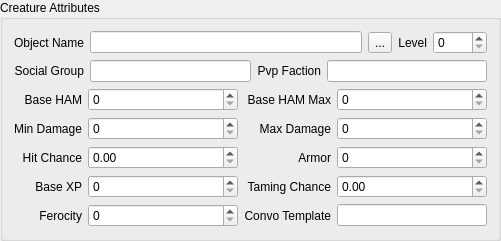
  <widget class="QGroupBox" name="groupBox_5">
   <property name="geometry">
    <rect>
     <x>240</x>
     <y>60</y>
     <width>491</width>
     <height>221</height>
    </rect>
   </property>
   <property name="title">
    <string>Creature Attributes</string>
   </property>
   <layout class="QVBoxLayout" name="verticalLayout">
    <item>
     <layout class="QHBoxLayout" name="horizontalLayout_3">
      <item>
       <widget class="QLabel" name="label">
        <property name="text">
         <string>Object Name</string>
        </property>
        <property name="alignment">
         <set>Qt::AlignRight|Qt::AlignTrailing|Qt::AlignVCenter</set>
        </property>
       </widget>
      </item>
      <item>
       <widget class="QLineEdit" name="objectName"/>
      </item>
      <item>
       <widget class="QToolButton" name="toolButton_name">
        <property name="text">
         <string>...</string>
        </property>
       </widget>
      </item>
      <item>
       <widget class="QLabel" name="label_4">
        <property name="text">
         <string>Level</string>
        </property>
        <property name="alignment">
         <set>Qt::AlignRight|Qt::AlignTrailing|Qt::AlignVCenter</set>
        </property>
       </widget>
      </item>
      <item>
       <widget class="QSpinBox" name="level">
        <property name="maximum">
         <number>1000</number>
        </property>
       </widget>
      </item>
     </layout>
    </item>
    <item>
     <layout class="QHBoxLayout" name="horizontalLayout_4">
      <item>
       <widget class="QLabel" name="label_2">
        <property name="text">
         <string>Social Group</string>
        </property>
        <property name="alignment">
         <set>Qt::AlignRight|Qt::AlignTrailing|Qt::AlignVCenter</set>
        </property>
       </widget>
      </item>
      <item>
       <widget class="QLineEdit" name="socialGroup">
        <property name="toolTip">
         <string>The social group contributes to the pack and herd behaviors. Creatures of the same social group will assist each other in combat situations.</string>
        </property>
        <property name="whatsThis">
         <string>The social group contributes to the pack and herd behaviors. Creatures of the same social group will assist each other in combat situations.</string>
        </property>
       </widget>
      </item>
      <item>
       <widget class="QLabel" name="label_3">
        <property name="text">
         <string>Pvp Faction</string>
        </property>
        <property name="alignment">
         <set>Qt::AlignRight|Qt::AlignTrailing|Qt::AlignVCenter</set>
        </property>
       </widget>
      </item>
      <item>
       <widget class="QLineEdit" name="pvpFaction">
        <property name="toolTip">
         <string>The creature's faction determines what other creatures and factions with which they are enemies or allies.</string>
        </property>
        <property name="whatsThis">
         <string>The creature's faction determines what other creatures and factions with which they are enemies or allies.</string>
        </property>
       </widget>
      </item>
     </layout>
    </item>
    <item>
     <layout class="QGridLayout" name="gridLayout_2">
      <item row="0" column="0">
       <widget class="QLabel" name="label_8">
        <property name="text">
         <string>Base HAM</string>
        </property>
        <property name="alignment">
         <set>Qt::AlignRight|Qt::AlignTrailing|Qt::AlignVCenter</set>
        </property>
       </widget>
      </item>
      <item row="0" column="1">
       <widget class="QSpinBox" name="baseHAM">
        <property name="sizePolicy">
         <sizepolicy hsizetype="Fixed" vsizetype="Fixed">
          <horstretch>0</horstretch>
          <verstretch>0</verstretch>
         </sizepolicy>
        </property>
        <property name="minimumSize">
         <size>
          <width>150</width>
          <height>0</height>
         </size>
        </property>
        <property name="maximum">
         <number>100000000</number>
        </property>
       </widget>
      </item>
      <item row="0" column="2" colspan="2">
       <widget class="QLabel" name="label_9">
        <property name="text">
         <string>Base HAM Max</string>
        </property>
        <property name="alignment">
         <set>Qt::AlignRight|Qt::AlignTrailing|Qt::AlignVCenter</set>
        </property>
       </widget>
      </item>
      <item row="0" column="4">
       <widget class="QSpinBox" name="baseHAMmax">
        <property name="sizePolicy">
         <sizepolicy hsizetype="Fixed" vsizetype="Fixed">
          <horstretch>0</horstretch>
          <verstretch>0</verstretch>
         </sizepolicy>
        </property>
        <property name="minimumSize">
         <size>
          <width>150</width>
          <height>0</height>
         </size>
        </property>
        <property name="maximum">
         <number>10000000</number>
        </property>
       </widget>
      </item>
      <item row="1" column="0">
       <widget class="QLabel" name="label_6">
        <property name="text">
         <string>Min Damage</string>
        </property>
        <property name="alignment">
         <set>Qt::AlignRight|Qt::AlignTrailing|Qt::AlignVCenter</set>
        </property>
       </widget>
      </item>
      <item row="1" column="1">
       <widget class="QSpinBox" name="minDamage">
        <property name="sizePolicy">
         <sizepolicy hsizetype="Fixed" vsizetype="Fixed">
          <horstretch>0</horstretch>
          <verstretch>0</verstretch>
         </sizepolicy>
        </property>
        <property name="minimumSize">
         <size>
          <width>150</width>
          <height>0</height>
         </size>
        </property>
        <property name="maximum">
         <number>10000</number>
        </property>
       </widget>
      </item>
      <item row="1" column="2" colspan="2">
       <widget class="QLabel" name="label_11">
        <property name="text">
         <string>Max Damage</string>
        </property>
        <property name="alignment">
         <set>Qt::AlignRight|Qt::AlignTrailing|Qt::AlignVCenter</set>
        </property>
       </widget>
      </item>
      <item row="1" column="4">
       <widget class="QSpinBox" name="maxDamage">
        <property name="sizePolicy">
         <sizepolicy hsizetype="Fixed" vsizetype="Fixed">
          <horstretch>0</horstretch>
          <verstretch>0</verstretch>
         </sizepolicy>
        </property>
        <property name="minimumSize">
         <size>
          <width>150</width>
          <height>0</height>
         </size>
        </property>
        <property name="maximum">
         <number>1000000</number>
        </property>
       </widget>
      </item>
      <item row="2" column="0">
       <widget class="QLabel" name="label_5">
        <property name="text">
         <string>Hit Chance</string>
        </property>
        <property name="alignment">
         <set>Qt::AlignRight|Qt::AlignTrailing|Qt::AlignVCenter</set>
        </property>
       </widget>
      </item>
      <item row="2" column="1">
       <widget class="QDoubleSpinBox" name="chanceHit">
        <property name="sizePolicy">
         <sizepolicy hsizetype="Fixed" vsizetype="Fixed">
          <horstretch>0</horstretch>
          <verstretch>0</verstretch>
         </sizepolicy>
        </property>
        <property name="minimumSize">
         <size>
          <width>150</width>
          <height>0</height>
         </size>
        </property>
       </widget>
      </item>
      <item row="2" column="2" colspan="2">
       <widget class="QLabel" name="label_10">
        <property name="text">
         <string>Armor</string>
        </property>
        <property name="alignment">
         <set>Qt::AlignRight|Qt::AlignTrailing|Qt::AlignVCenter</set>
        </property>
       </widget>
      </item>
      <item row="2" column="4">
       <widget class="QSpinBox" name="armor">
        <property name="sizePolicy">
         <sizepolicy hsizetype="Fixed" vsizetype="Fixed">
          <horstretch>0</horstretch>
          <verstretch>0</verstretch>
         </sizepolicy>
        </property>
        <property name="minimumSize">
         <size>
          <width>150</width>
          <height>0</height>
         </size>
        </property>
       </widget>
      </item>
      <item row="3" column="0">
       <widget class="QLabel" name="label_7">
        <property name="text">
         <string>Base XP</string>
        </property>
        <property name="alignment">
         <set>Qt::AlignRight|Qt::AlignTrailing|Qt::AlignVCenter</set>
        </property>
       </widget>
      </item>
      <item row="3" column="1">
       <widget class="QSpinBox" name="baseXp">
        <property name="sizePolicy">
         <sizepolicy hsizetype="Fixed" vsizetype="Fixed">
          <horstretch>0</horstretch>
          <verstretch>0</verstretch>
         </sizepolicy>
        </property>
        <property name="minimumSize">
         <size>
          <width>150</width>
          <height>0</height>
         </size>
        </property>
        <property name="maximum">
         <number>10000000</number>
        </property>
       </widget>
      </item>
      <item row="3" column="2" colspan="2">
       <widget class="QLabel" name="label_34">
        <property name="text">
         <string>Taming Chance</string>
        </property>
        <property name="alignment">
         <set>Qt::AlignRight|Qt::AlignTrailing|Qt::AlignVCenter</set>
        </property>
       </widget>
      </item>
      <item row="3" column="4">
       <widget class="QDoubleSpinBox" name="tamingChance">
        <property name="sizePolicy">
         <sizepolicy hsizetype="Fixed" vsizetype="Fixed">
          <horstretch>0</horstretch>
          <verstretch>0</verstretch>
         </sizepolicy>
        </property>
        <property name="minimumSize">
         <size>
          <width>150</width>
          <height>0</height>
         </size>
        </property>
        <property name="maximum">
         <double>100.000000000000000</double>
        </property>
       </widget>
      </item>
      <item row="4" column="0">
       <widget class="QLabel" name="label_35">
        <property name="text">
         <string>Ferocity</string>
        </property>
        <property name="alignment">
         <set>Qt::AlignRight|Qt::AlignTrailing|Qt::AlignVCenter</set>
        </property>
       </widget>
      </item>
      <item row="4" column="1">
       <widget class="QSpinBox" name="ferocity">
        <property name="sizePolicy">
         <sizepolicy hsizetype="Fixed" vsizetype="Fixed">
          <horstretch>0</horstretch>
          <verstretch>0</verstretch>
         </sizepolicy>
        </property>
        <property name="minimumSize">
         <size>
          <width>150</width>
          <height>0</height>
         </size>
        </property>
        <property name="maximum">
         <number>100000</number>
        </property>
       </widget>
      </item>
      <item row="4" column="2" colspan="2">
       <widget class="QLabel" name="label_42">
        <property name="text">
         <string>Convo Template</string>
        </property>
        <property name="alignment">
         <set>Qt::AlignRight|Qt::AlignTrailing|Qt::AlignVCenter</set>
        </property>
       </widget>
      </item>
      <item row="4" column="4">
       <widget class="QLineEdit" name="lineEdit_ConversationTemplate">
        <property name="sizePolicy">
         <sizepolicy hsizetype="Fixed" vsizetype="Fixed">
          <horstretch>0</horstretch>
          <verstretch>0</verstretch>
         </sizepolicy>
        </property>
        <property name="minimumSize">
         <size>
          <width>150</width>
          <height>0</height>
         </size>
        </property>
       </widget>
      </item>
     </layout>
    </item>
   </layout>
  </widget>
